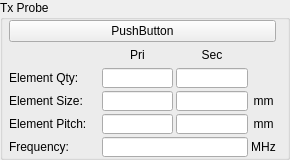
            <widget class="QGroupBox" name="BoxProbeTrigger">
             <property name="minimumSize">
              <size>
               <width>0</width>
               <height>150</height>
              </size>
             </property>
             <property name="maximumSize">
              <size>
               <width>290</width>
               <height>160</height>
              </size>
             </property>
             <property name="title">
              <string>Tx Probe</string>
             </property>
             <layout class="QVBoxLayout" name="verticalLayout_8">
              <property name="spacing">
               <number>3</number>
              </property>
              <property name="leftMargin">
               <number>6</number>
              </property>
              <property name="topMargin">
               <number>0</number>
              </property>
              <property name="bottomMargin">
               <number>0</number>
              </property>
              <item>
               <widget class="QPushButton" name="BtnProbeSelection">
                <property name="text">
                 <string>PushButton</string>
                </property>
               </widget>
              </item>
              <item>
               <layout class="QGridLayout" name="gridLayout_20">
                <item row="0" column="1">
                 <widget class="QLabel" name="LabelProbeT_pri">
                  <property name="minimumSize">
                   <size>
                    <width>0</width>
                    <height>20</height>
                   </size>
                  </property>
                  <property name="maximumSize">
                   <size>
                    <width>16777215</width>
                    <height>20</height>
                   </size>
                  </property>
                  <property name="text">
                   <string>Pri</string>
                  </property>
                  <property name="alignment">
                   <set>Qt::AlignCenter</set>
                  </property>
                 </widget>
                </item>
                <item row="0" column="2">
                 <widget class="QLabel" name="LabelProbeT_sec">
                  <property name="minimumSize">
                   <size>
                    <width>0</width>
                    <height>20</height>
                   </size>
                  </property>
                  <property name="maximumSize">
                   <size>
                    <width>16777215</width>
                    <height>20</height>
                   </size>
                  </property>
                  <property name="text">
                   <string>Sec</string>
                  </property>
                  <property name="alignment">
                   <set>Qt::AlignCenter</set>
                  </property>
                 </widget>
                </item>
                <item row="1" column="0">
                 <widget class="QLabel" name="label_2">
                  <property name="minimumSize">
                   <size>
                    <width>90</width>
                    <height>0</height>
                   </size>
                  </property>
                  <property name="text">
                   <string>Element Qty:</string>
                  </property>
                 </widget>
                </item>
                <item row="1" column="1">
                 <widget class="QLineEdit" name="lineEdit_probeT_1">
                  <property name="minimumSize">
                   <size>
                    <width>0</width>
                    <height>20</height>
                   </size>
                  </property>
                  <property name="maximumSize">
                   <size>
                    <width>16777215</width>
                    <height>20</height>
                   </size>
                  </property>
                  <property name="alignment">
                   <set>Qt::AlignCenter</set>
                  </property>
                 </widget>
                </item>
                <item row="1" column="2">
                 <widget class="QLineEdit" name="lineEdit_probeT_2">
                  <property name="minimumSize">
                   <size>
                    <width>0</width>
                    <height>20</height>
                   </size>
                  </property>
                  <property name="maximumSize">
                   <size>
                    <width>16777215</width>
                    <height>20</height>
                   </size>
                  </property>
                  <property name="alignment">
                   <set>Qt::AlignCenter</set>
                  </property>
                 </widget>
                </item>
                <item row="2" column="0">
                 <widget class="QLabel" name="label_3">
                  <property name="minimumSize">
                   <size>
                    <width>90</width>
                    <height>0</height>
                   </size>
                  </property>
                  <property name="text">
                   <string>Element Size:</string>
                  </property>
                 </widget>
                </item>
                <item row="2" column="1">
                 <widget class="QLineEdit" name="lineEdit_probeT_3">
                  <property name="minimumSize">
                   <size>
                    <width>0</width>
                    <height>20</height>
                   </size>
                  </property>
                  <property name="maximumSize">
                   <size>
                    <width>16777215</width>
                    <height>20</height>
                   </size>
                  </property>
                  <property name="alignment">
                   <set>Qt::AlignCenter</set>
                  </property>
                 </widget>
                </item>
                <item row="2" column="2">
                 <widget class="QLineEdit" name="lineEdit_probeT_4">
                  <property name="minimumSize">
                   <size>
                    <width>0</width>
                    <height>20</height>
                   </size>
                  </property>
                  <property name="maximumSize">
                   <size>
                    <width>16777215</width>
                    <height>20</height>
                   </size>
                  </property>
                  <property name="alignment">
                   <set>Qt::AlignCenter</set>
                  </property>
                 </widget>
                </item>
                <item row="2" column="3">
                 <widget class="QLabel" name="LabelProbeT_Line3">
                  <property name="text">
                   <string>mm</string>
                  </property>
                  <property name="alignment">
                   <set>Qt::AlignCenter</set>
                  </property>
                 </widget>
                </item>
                <item row="3" column="0">
                 <widget class="QLabel" name="label_4">
                  <property name="minimumSize">
                   <size>
                    <width>90</width>
                    <height>0</height>
                   </size>
                  </property>
                  <property name="text">
                   <string>Element Pitch:</string>
                  </property>
                 </widget>
                </item>
                <item row="3" column="1">
                 <widget class="QLineEdit" name="lineEdit_probeT_5">
                  <property name="minimumSize">
                   <size>
                    <width>0</width>
                    <height>20</height>
                   </size>
                  </property>
                  <property name="maximumSize">
                   <size>
                    <width>16777215</width>
                    <height>20</height>
                   </size>
                  </property>
                  <property name="alignment">
                   <set>Qt::AlignCenter</set>
                  </property>
                 </widget>
                </item>
                <item row="3" column="2">
                 <widget class="QLineEdit" name="lineEdit_probeT_6">
                  <property name="minimumSize">
                   <size>
                    <width>0</width>
                    <height>20</height>
                   </size>
                  </property>
                  <property name="maximumSize">
                   <size>
                    <width>16777215</width>
                    <height>20</height>
                   </size>
                  </property>
                  <property name="alignment">
                   <set>Qt::AlignCenter</set>
                  </property>
                 </widget>
                </item>
                <item row="3" column="3">
                 <widget class="QLabel" name="LabelProbeT_Line4">
                  <property name="text">
                   <string>mm</string>
                  </property>
                  <property name="alignment">
                   <set>Qt::AlignCenter</set>
                  </property>
                 </widget>
                </item>
                <item row="4" column="0">
                 <widget class="QLabel" name="label_6">
                  <property name="minimumSize">
                   <size>
                    <width>90</width>
                    <height>0</height>
                   </size>
                  </property>
                  <property name="text">
                   <string>Frequency:</string>
                  </property>
                 </widget>
                </item>
                <item row="4" column="1" colspan="2">
                 <widget class="QLineEdit" name="lineEdit_probeT_7">
                  <property name="minimumSize">
                   <size>
                    <width>0</width>
                    <height>20</height>
                   </size>
                  </property>
                  <property name="maximumSize">
                   <size>
                    <width>16777215</width>
                    <height>20</height>
                   </size>
                  </property>
                  <property name="alignment">
                   <set>Qt::AlignCenter</set>
                  </property>
                 </widget>
                </item>
                <item row="4" column="3">
                 <widget class="QLabel" name="label_15">
                  <property name="text">
                   <string>MHz</string>
                  </property>
                  <property name="alignment">
                   <set>Qt::AlignCenter</set>
                  </property>
                 </widget>
                </item>
               </layout>
              </item>
             </layout>
            </widget>
